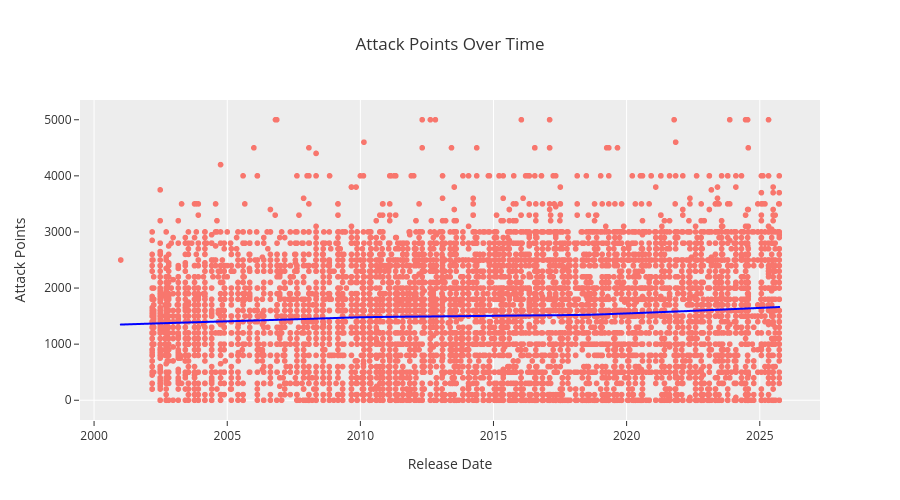

This figure's notebook cell:
### Code cell
# Plot atk and def points over Date
fig = px.scatter(
    atk_def_data,
    x='tcg_date_dt',
    y='atk',
    title='Attack Points Over Time',
    height=500,
    template='ggplot2',
    trendline='lowess',
    # Make the lowess line standout more
    trendline_color_override='blue',
    labels={'tcg_date_dt': 'Release Date', 'atk': 'Attack Points'}
)
fig.update_yaxes(showgrid=False)
fig.update_layout(xaxis_title='Release Date', yaxis_title='Attack Points')
fig.show()

### Figure 1 — Plotly figure (JSON) as saved in the notebook; plotly's stock layout.template omitted (floating-point values rounded to 4 significant figures; data arrays with more than 128 entries replaced by an {"elided": "..."} marker saying what was removed)
{"data": [{"hovertemplate": "Release Date=%{x}<br>Attack Points=%{y}<extra></extra>", "legendgroup": "", "marker": {"color": "#F8766D", "symbol": "circle"}, "mode": "markers", "name": "", "showlegend": false, "type": "scattergl", "x": {"elided": "8160 str values"}, "xaxis": "x", "y": {"elided": "8160 float values"}, "yaxis": "y"}, {"hovertemplate": "<b>LOWESS trendline</b><br><br>Release Date=%{x}<br>Attack Points=%{y} <b>(trend)</b><extra></extra>", "legendgroup": "", "line": {"color": "blue"}, "marker": {"color": "#F8766D", "symbol": "circle"}, "mode": "lines", "name": "", "showlegend": false, "type": "scattergl", "x": {"elided": "8160 str values"}, "xaxis": "x", "y": {"elided": "8160 float values"}, "yaxis": "y"}], "layout": {"height": 500, "legend": {"tracegroupgap": 0}, "title": {"text": "Attack Points Over Time"}, "xaxis": {"anchor": "y", "domain": [0, 1], "title": {"text": "Release Date"}}, "yaxis": {"anchor": "x", "domain": [0, 1], "showgrid": false, "title": {"text": "Attack Points"}}}}
